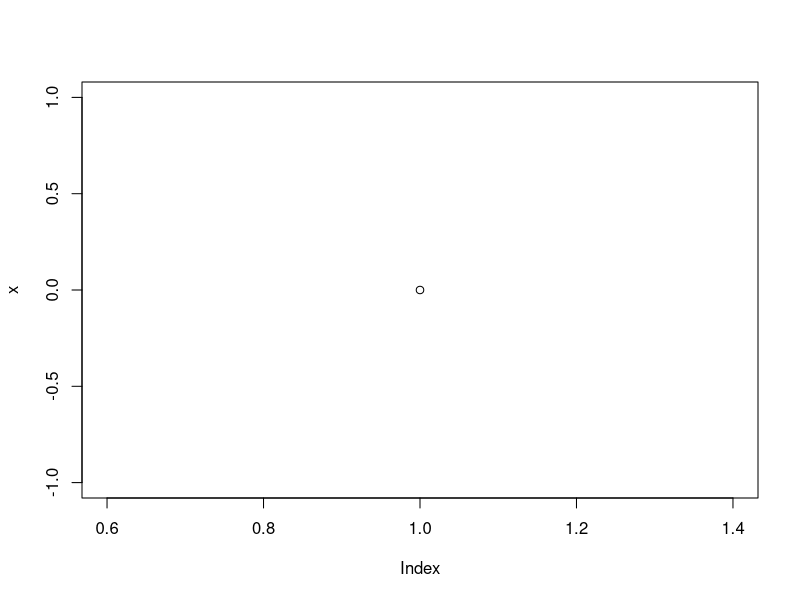
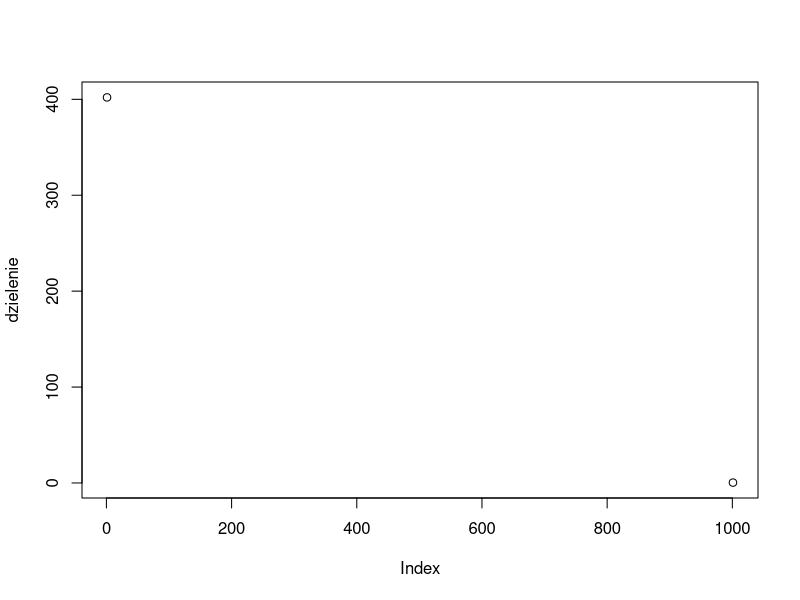
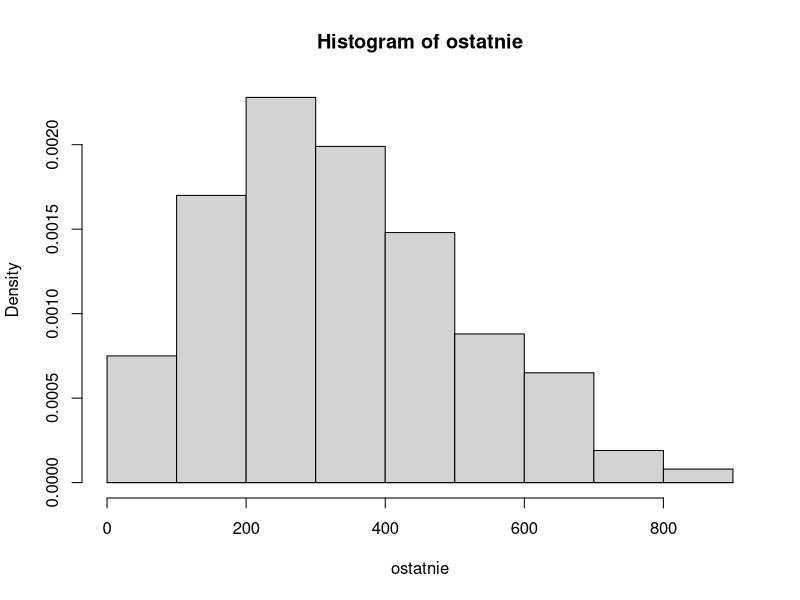
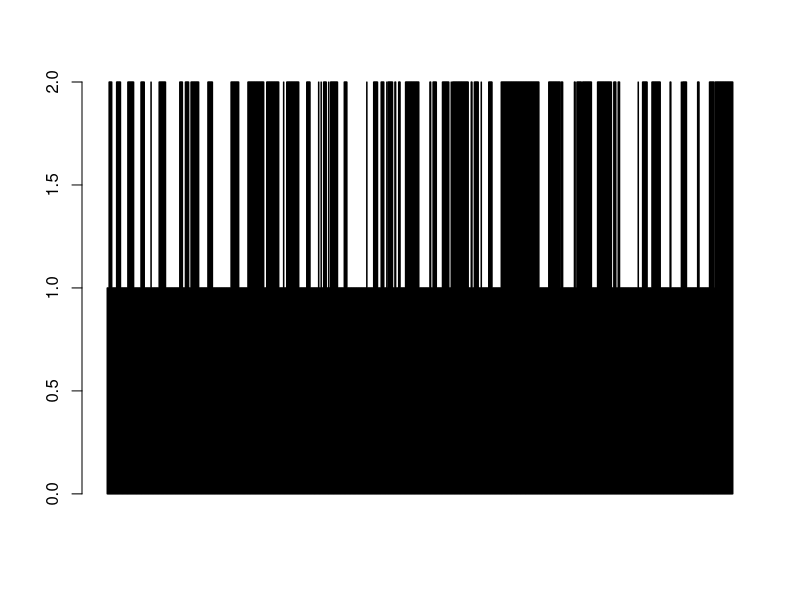
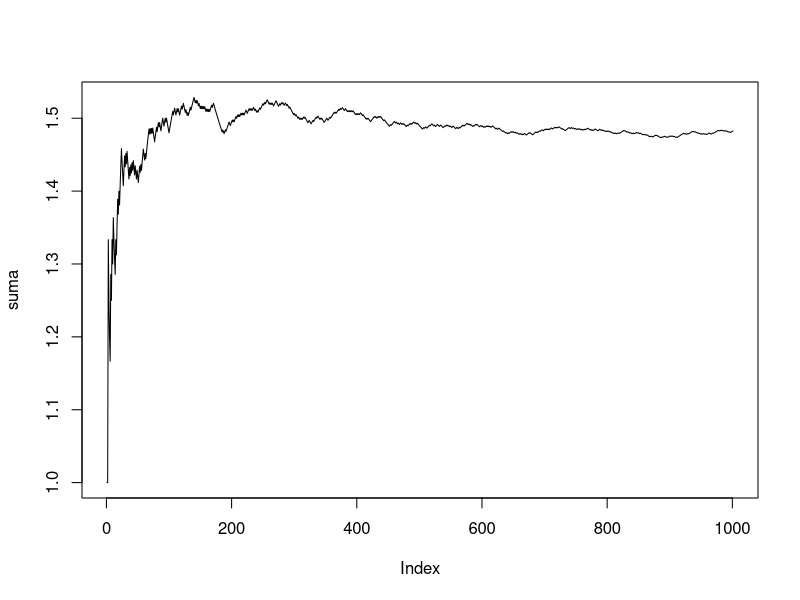
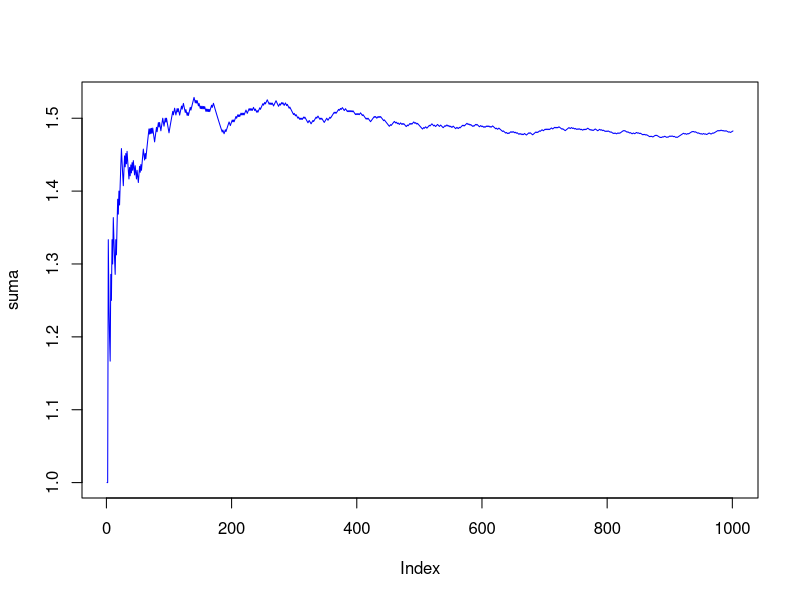
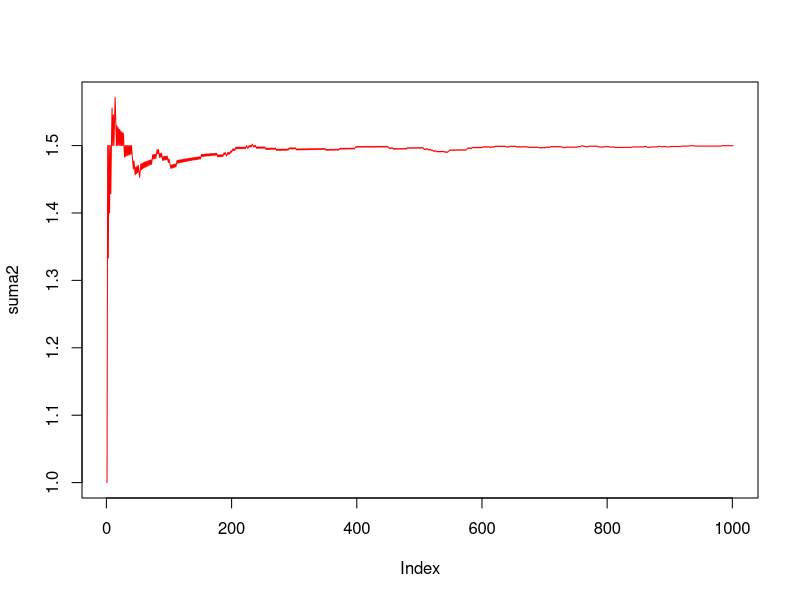
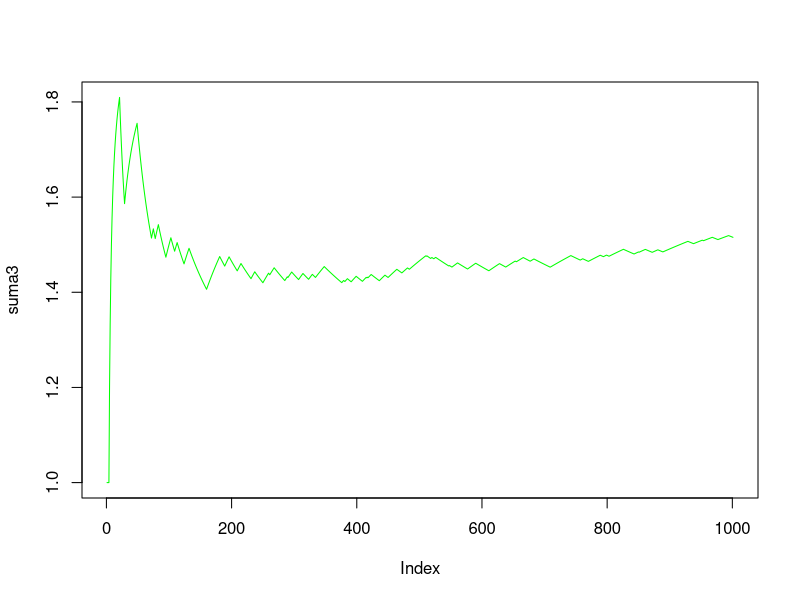

These figures' R source, in order: (Note: a time limit stopped this script after it produced the figures.)
## ---- chunk 1

a<- 1
b<- 1

x <-c()

n<-1000
x[1] <- 0
symulacje <- function(a,b){
for (i in 1:n){
  x<- x[i]
  biala <- (a+x)/(a+b+i)
  u <- runif(1)
  x <- ifelse(u<=biala, x+1, x)
  x[i+1] <- x
}
  return(x)
}

plot(x)


#chcemy znalezc rozklad ostatnich wartosci

ostatnia <- function(a,b){
  x <-c()
n<-1000
x[1] <- 0
for (i in 1:n){
  x <- x[i]
  biala <- (a+x)/(a+b+i)
  u <- runif(1)
  x <- ifelse(u<biala, x+1, x)
  x[i+1] <- x
  }
  return(x[n+1])
}

#ostatnie <- replicate(500,ostatnia(1,1))

#hist(ostatnie, prob=TRUE)
#tu ma wyjsc jednostajny czyli beta(1,1)


#wykonujemy dzielenie wektora przez poszczegolna liczbe krokow.
x1 <- symulacje(1,1)

liczby <- c(1:1001)

dzielenie <- x1/liczby

plot(dzielenie)
  

#inne dane

x2 <- symulacje(2,3)


#chcemy zbieznosc od bety(a,b)
#maja to byc zbieznosci ogonow


ostatnie <- replicate(1000,ostatnia(2,3))

hist(ostatnie, prob=TRUE)
curve(dbeta(x,2,3),add=TRUE)




  
## ---- chunk 2
#chcemy lancuch markowa dla AR(1)
n <- 20
x <- c()
x[1] <- 0
ro <- 0.9
for (i in 1:n){
  w <- rnorm(1)
  x[i+1] <- x[i]*ro + w
}


# pokazac ze rozkald nie zalezy od stanu poczatkowego
#pokombinowac z roznymi ro

#zrobic zadanko to co na wykladzie z alfa i beta i dwoma stanami


#robimy dluga trajektorie dla łańcucha z dwoma stanami
a<- 0.2
b<- 0.4

x <-c()

n<-1000
x[1] <- 1
symulacje <- function(a,b){
for (i in 1:n){
  u <- runif(1)
  x[i+1] <- ifelse(x[i]==1,ifelse(u<a,2,1),ifelse(u<b,1,2))
}
  return(x)
}


x <-symulacje(a,b)

liczba <-c(1:1001)

x_n <-x/liczba

table(x)



x1 <- symulacje(0.1,0.1)
barplot(x1)
table(x1)

x2 <- symulacje(0.5,0.5)
table(x2)


#srednia i wariancja

x2 <- symulacje(0.5,0.5)
mean(sum(x2)/101)#jakos 1.5
#(sd(sum(x2)/101))^2

suma <- cumsum(x2)
suma <- suma/liczba
plot(suma,type="l")



#teraz chcemy punkt poczatkowy losowac z rozkladu stacjonarnego
#x0 z rozkaldu dwupunktowego


x3 <- symulacje(0.9,0.9)
suma2 <- cumsum(x3)
suma2 <- suma2/liczba


x4 <- symulacje(0.1,0.1)
suma3 <- cumsum(x4)
suma3 <- suma3/liczba


plot(suma, type="l",col="blue")
plot(suma2, type="l", col="red")
plot(suma3, type="l",col="green")


#zbadac asymptotyczna wariancje
m <- 1000
powtorzenia <- replicate(m, symulacje(0.5,0.5))



powtorzenia2 <- replicate(10000,{
  x <-symulacje(0.5,0.5)
  liczby <- c(1:1001)
  sk <- cumsum(x)/liczby}
  )


var(powtorzenia2)
